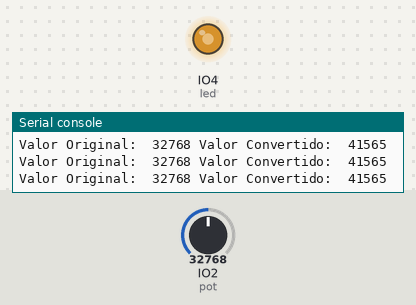
The program below on a simulated ESP32 board running CircuitPython. Parts: output pins drawn as LEDs (lit = HIGH), the last lines printed to the serial console. The inputs (shaded band) are chosen by the test bench; at power-on: IO2 (pot) = 32768 (analog values on the 0–65535 scale).

Above: at 1.2 s.
1.3 s: IO2 (pot) set to 45874
At 2.4 s:
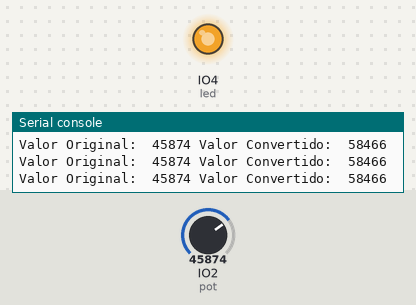
2.8 s: IO2 (pot) set to 19660
At 3.8 s:
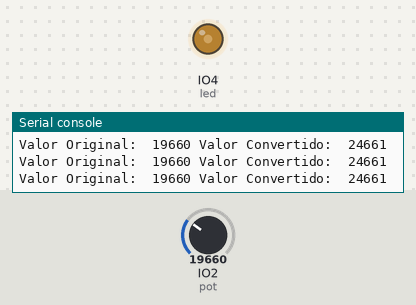
4.3 s: IO2 (pot) set to 7864
At 5.3 s:
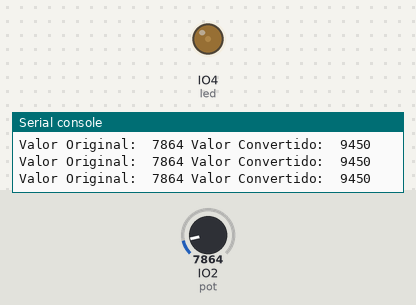
5.8 s: IO2 (pot) set to 0
At 6.8 s:
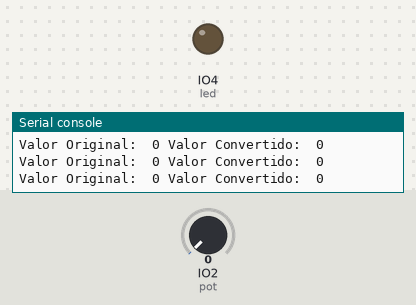
7.3 s: IO2 (pot) set to 32767
At 8.3 s:
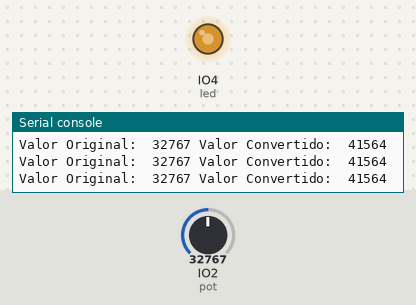
Timing chart, 0 to 9.8 s (numbered marks = the images above; inputs shaded):
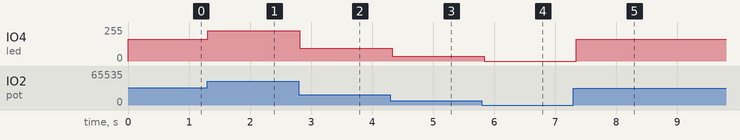

The program:

pwm.py
```python
import board
import pwmio
import math
import simpleio
from analogio import AnalogIn
from time import sleep

potIn = board.IO2
pot = AnalogIn(potIn)

LED = board.IO4
led = pwmio.PWMOut(LED)

def converter(pin):
    pinValue = pin.value
    mapValue = math.trunc(simpleio.map_range
           	(pinValue, 536, 51355, 0, 65535))
    print('Valor Original: ', pinValue,
          'Valor Convertido: ', mapValue)
    return mapValue

while True:
    potValue = converter(pot)
    led.duty_cycle = potValue
    sleep(0.1)
```

Measured:
- after the input at 1.3 s, IO4 (led): 162/255 → 227/255 at once
- after the input at 2.8 s, IO4 (led): 227/255 → 96/255 at once
- after the input at 4.3 s, IO4 (led): 96/255 → 37/255 at once
- after the input at 5.8 s, IO4 (led): 37/255 → 0/255 at once
- after the input at 7.3 s, IO4 (led): 0/255 → 162/255 after 0.05 s
